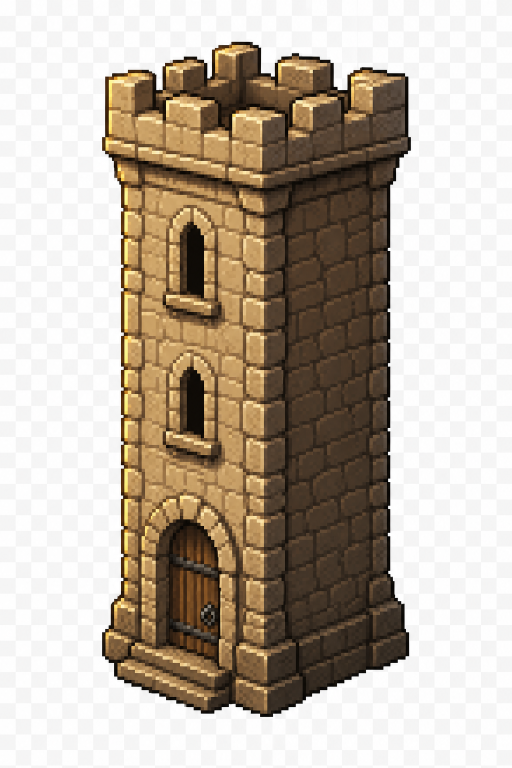
#> input picture ui/combat/tower_ally.png, 1024 x 1536 px, given in place of Shadows.png, which was not available (shown at 1/2 size)
$ python fix_ui_special.py
#> lines starting #> are read from the running program, lines starting #| are printed output that depends on the picture; after the words box and inside, x2 and y2 are one past the last pixel; in counts of white or black regions, pixels touching at a corner belong together; pictures that were not available may be replaced by others from this repository, and a replacement may not be noted
#!/usr/bin/env python3
"""Fix special cases: shadows, candle strips, pan animation sheets."""
from __future__ import annotations

import re
from pathlib import Path

import numpy as np
from PIL import Image
from scipy import ndimage

UI = Path("ui")
SHEETS = UI / "_sheets"
SPRITES = UI / "sprites"


def slug(s: str) -> str:
    s = s.strip().lower()
    s = re.sub(r"[^\w\-]+", "-", s, flags=re.UNICODE)
    return re.sub(r"-+", "-", s).strip("-")


def clear_stem(out_dir: Path, stem: str) -> None:
    base = slug(stem)
    for old in out_dir.glob(f"{base}_*.png"):
        old.unlink()


def save_boxes(im: Image.Image, boxes, out_dir: Path, stem: str) -> int:
    out_dir.mkdir(parents=True, exist_ok=True)
    clear_stem(out_dir, stem)
    base = slug(stem)
    boxes = sorted(boxes, key=lambda b: (b[1] // 4, b[0], b[1]))
    n = 0
    for idx, (x0, y0, x1, y1) in enumerate(boxes, 1):
        crop = im.crop((x0, y0, x1, y1))
        crop.save(out_dir / f"{base}_{idx:03d}.png")
        n += 1
    return n


def slice_mask(path: Path, cat: str, *, bg_thresh=12, merge_gap=0, min_area=4) -> int:
    im = Image.open(path).convert("RGBA")
    arr = np.array(im)
    r, g, b, a = arr[..., 0], arr[..., 1], arr[..., 2], arr[..., 3]
    if bg_thresh is None:
        mask = (a > 0) & ~((r == 0) & (g == 0) & (b == 0))
    else:
        dark = (r <= bg_thresh) & (g <= bg_thresh) & (b <= bg_thresh)
        mask = (a > 8) & (~dark)

    labeled, _ = ndimage.label(mask, structure=np.ones((3, 3), dtype=int))
    objects = ndimage.find_objects(labeled)
    boxes = []
    for i, slc in enumerate(objects, 1):
        if slc is None:
            continue
        ys, xs = slc
        area = int((labeled[ys, xs] == i).sum())
        if area < min_area:
            continue
        boxes.append((xs.start, ys.start, xs.stop, ys.stop))

    if merge_gap > 0 and boxes:
        changed = True
        while changed:
            changed = False
            out = []
            used = [False] * len(boxes)
            for i, bi in enumerate(boxes):
                if used[i]:
                    continue
                x0, y0, x1, y1 = bi
                used[i] = True
                grew = True
                while grew:
                    grew = False
                    for j, bj in enumerate(boxes):
                        if used[j]:
                            continue
                        ax0, ay0, ax1, ay1 = x0, y0, x1, y1
                        bx0, by0, bx1, by1 = bj
                        near = not (
                            ax1 + merge_gap < bx0
                            or bx1 + merge_gap < ax0
                            or ay1 + merge_gap < by0
                            or by1 + merge_gap < ay0
                        )
                        if near:
                            used[j] = True
                            x0, y0 = min(x0, bx0), min(y0, by0)
                            x1, y1 = max(x1, bx1), max(y1, by1)
                            grew = True
                            changed = True
                out.append((x0, y0, x1, y1))
            boxes = out

    n = save_boxes(im, boxes, SPRITES / cat, path.stem)
    print(f"{path.name}: {n} -> {cat}")
    return n


def slice_grid(path: Path, cat: str, fw: int, fh: int, min_area=2) -> int:
    im = Image.open(path).convert("RGBA")
    arr = np.array(im)
    h, w = arr.shape[:2]
    r, g, b, a = arr[..., 0], arr[..., 1], arr[..., 2], arr[..., 3]
    dark = (r <= 12) & (g <= 12) & (b <= 12)
    mask = (a > 8) & (~dark)
    cols, rows = w // fw, max(1, h // fh)
    boxes = []
    for row in range(rows):
        for col in range(cols):
            x0, y0 = col * fw, row * fh
            x1, y1 = x0 + fw, y0 + fh
            if mask[y0:y1, x0:x1].sum() < min_area:
                continue
            boxes.append((x0, y0, x1, y1))
    n = save_boxes(im, boxes, SPRITES / cat, path.stem)
    print(f"{path.name} [grid {fw}x{fh}]: {n} -> {cat}")
    return n


def main():
    slice_mask(SHEETS / "Shadows.png", "effects/shadows", bg_thresh=None, merge_gap=1, min_area=4)
#> in slice_mask, `r, g, b, a = arr[..., 0], arr[..., 1], arr[..., 2], arr[..., 3]`:
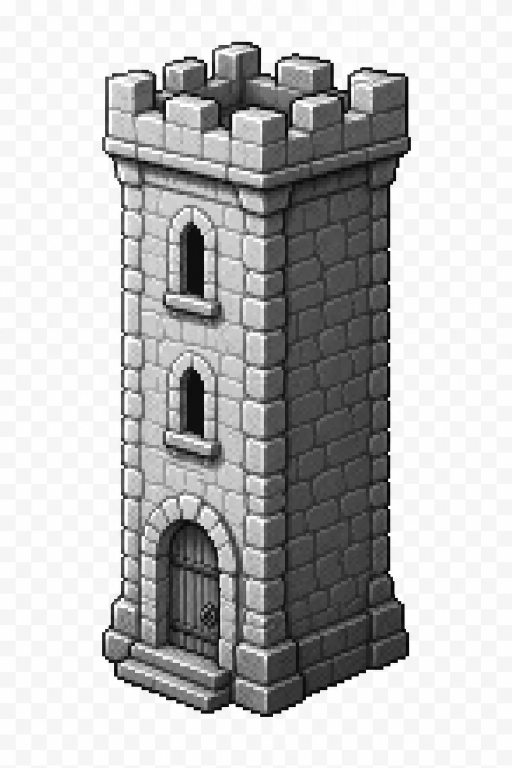
#> r: shape (1536, 1024) (shown at 1/2 size); min 0, max 255, mean 188.4
#> in slice_mask, `r, g, b, a = arr[..., 0], arr[..., 1], arr[..., 2], arr[..., 3]`:
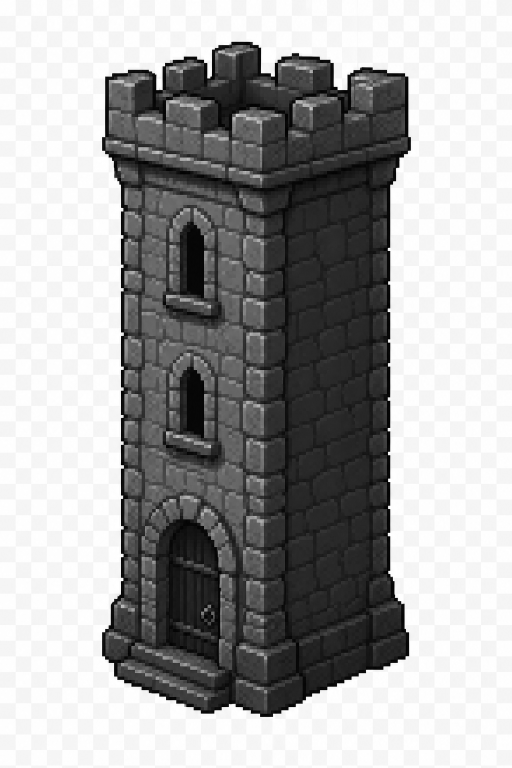
#> b: shape (1536, 1024) (shown at 1/2 size); min 0, max 255, mean 163.7
#> in slice_mask, `r, g, b, a = arr[..., 0], arr[..., 1], arr[..., 2], arr[..., 3]`: a: shape (1536, 1024); every value is 255
#> in slice_mask, `mask = (a > 0) & ~((r == 0) & (g == 0) & (b == 0))`:
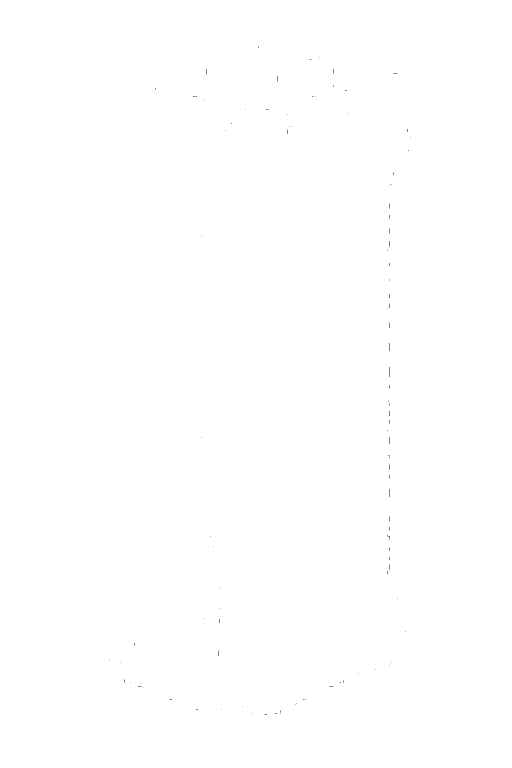
#> mask: shape (1536, 1024) bool (shown at 1/2 size); 100% white; black in thin lines or dots, all inside (x1, y1, x2, y2) = (218, 93, 821, 1429)
#> in slice_mask, `objects = ndimage.find_objects(labeled)`: objects = 1 item
#> the loop in slice_mask, `for i, slc in enumerate(objects, 1):` made 1 pass
#> (i, area) on pass 1: (1, 1572397)
#> after the loop in slice_mask, `for i, slc in enumerate(objects, 1):`: boxes = [(0, 0, 1024, 1536)]
#> the loop in slice_mask, `while changed:` made 1 pass
#> after the loop in save_boxes, `for idx, (x0, y0, x1, y1) in enumerate(boxes, 1):`: n = 1
#| Shadows.png: 1 -> effects/shadows

    for name in [
        "Candle 1.png",
        "Candle 2.png",
        "Candle 3.png",
        "candle 4.png",
        "Candle 5.png",
        "Candle 6.png",
        "candle.png",
    ]:
        im = Image.open(SHEETS / name)
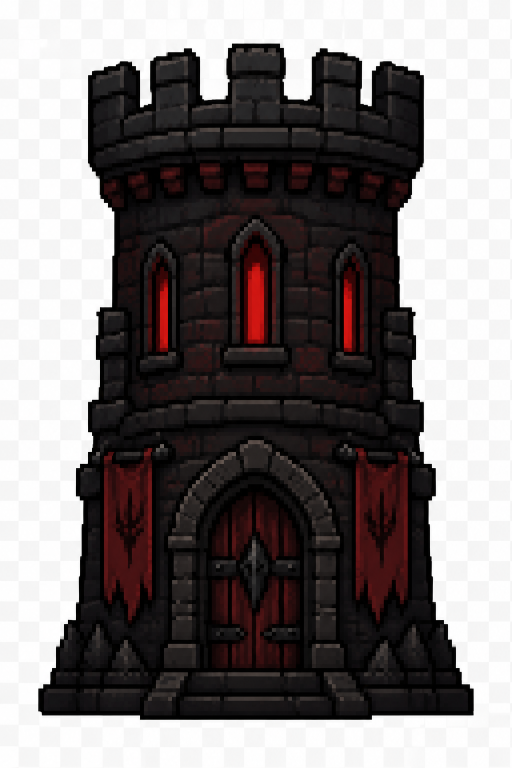
#> input picture ui/combat/tower_enemy.png, 1024 x 1536 px, given in place of Candle 1.png, which was not available (shown at 1/2 size)
#> im is the input picture: PIL image 1024x1536 RGB; mean R, G, B 124.9, 119.3, 119.4
        w, h = im.size
#> w = 1024; h = 1536
        fw, fh = 16, 16 if h >= 16 else h
#> fw = 16; fh = 16
        slice_grid(SHEETS / name, "candles", fw, fh)
#> in slice_grid, `r, g, b, a = arr[..., 0], arr[..., 1], arr[..., 2], arr[..., 3]`:
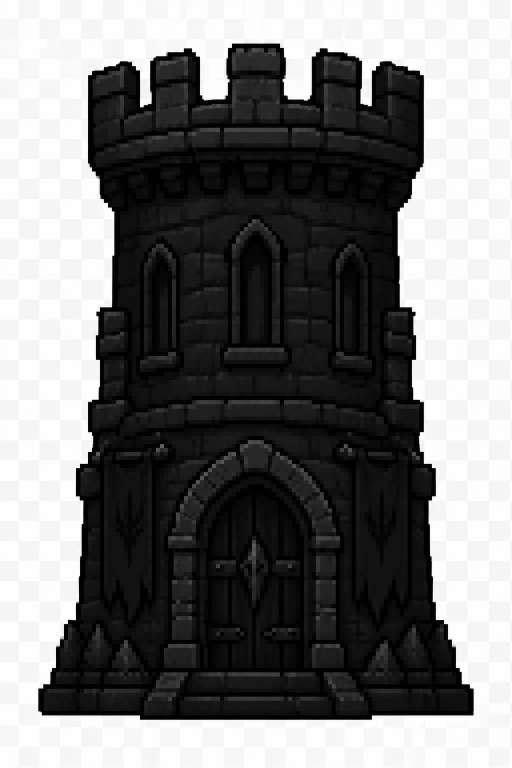
#> g: shape (1536, 1024) (shown at 1/2 size); min 0, max 255, mean 119.3
#> in slice_grid, `dark = (r <= 12) & (g <= 12) & (b <= 12)`:
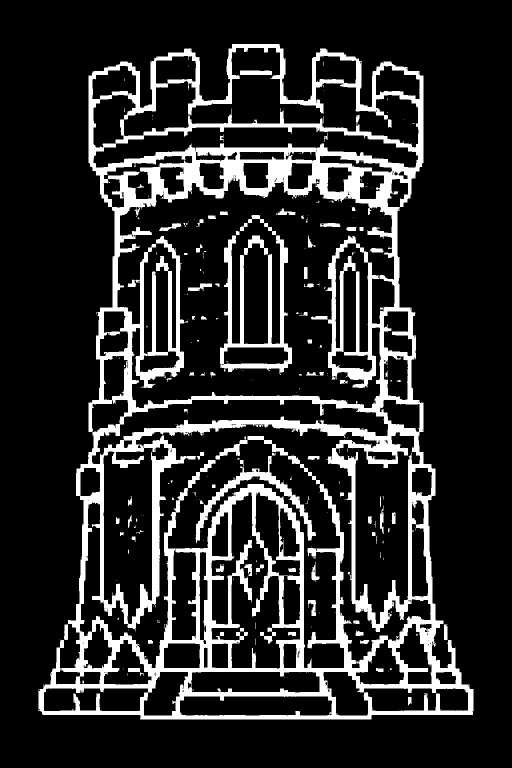
#> dark: shape (1536, 1024) bool (shown at 1/2 size); 16.3% white; 296 white regions (204 under 20 px), largest, box (x1, y1, x2, y2) and area: (77, 88, 947, 1439) 228182, (440, 470, 584, 750) 10132, (391, 912, 632, 1087) 5029
#> the loop in save_boxes (call 2), `for idx, (x0, y0, x1, y1) in enumerate(boxes, 1):` made 6089 passes
#> pass 3, in save_boxes (call 2), `crop = im.crop((x0, y0, x1, y1))`:
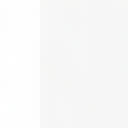
#> crop: PIL image 16x16 RGBA (shown 8 times larger); mean R, G, B, A 248.6, 248.5, 248.5, 255
#> after the loop in save_boxes (call 2), `for idx, (x0, y0, x1, y1) in enumerate(boxes, 1):`: n = 6089
#| Candle 1.png [grid 16x16]: 6089 -> candles

    for name in [
        "Pan_01-Sheet.png",
        "Pan_02-Sheet.png",
        "Pan_03-Sheet.png",
        "Pan_04-Sheet.png",
        "Pan_05-Sheet.png",
    ]:
        im = Image.open(SHEETS / name)
        w, h = im.size
        fw = 32 if w % 32 == 0 else 16
        fh = 32 if h >= 32 else h
        slice_grid(SHEETS / name, "kitchen/pans", fw, fh)


if __name__ == "__main__":
#> (the run stopped early here; a loop or call above may not have finished)
